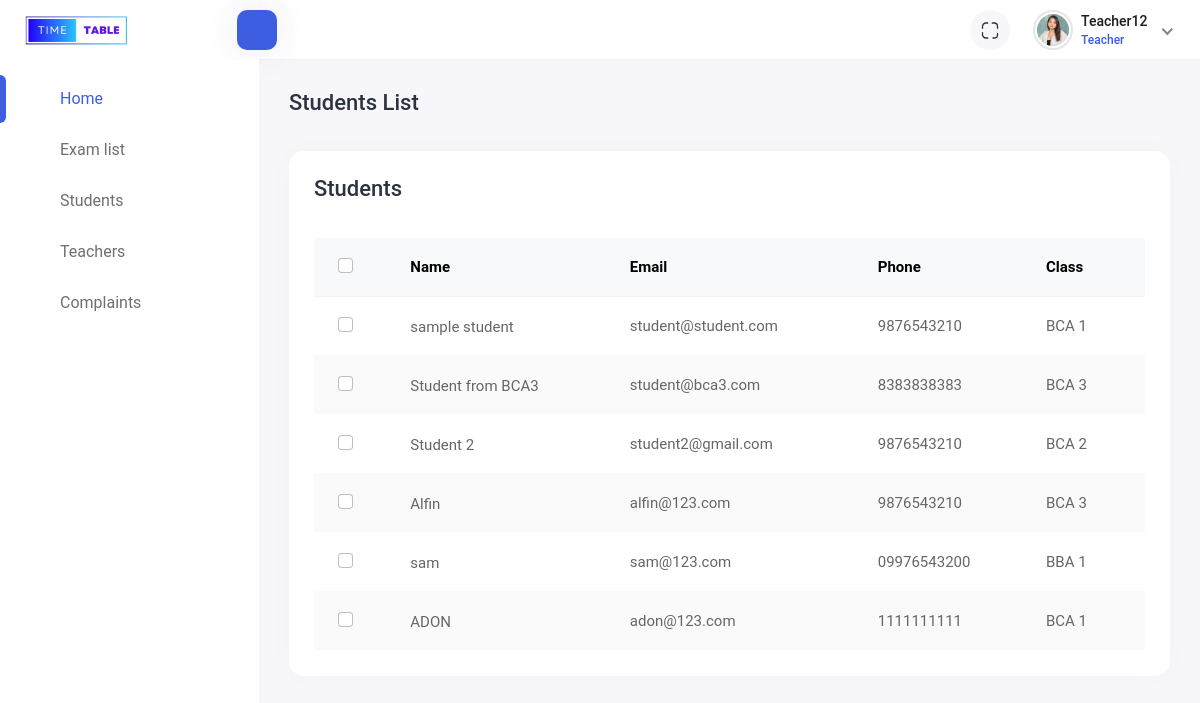
Screenshot of /teacher/students.php (signed in) with the database file from the repository.
### tables this page shows
CREATE TABLE `tbl_student` (
  `stud_id` int(11) NOT NULL,
  `name` varchar(50) NOT NULL,
  `email` varchar(50) NOT NULL,
  `phone` varchar(50) NOT NULL,
  `class` int(11) NOT NULL,
  `pass` varchar(50) NOT NULL,
  `batch` varchar(30) NOT NULL,
  `regno` varchar(30) NOT NULL,
  `sts` int(11) NOT NULL
);

CREATE TABLE `tbl_class` (
  `cls_id` int(11) NOT NULL,
  `name` varchar(50) NOT NULL
);

### dbcon.php (called while the page is built)
<?php
function dbset($sql,$options)
{
    $con=mysqli_connect("localhost","root","","timetable");
    if($con)
    {
        $qry=mysqli_query($con,$sql);
        if($options==1)
        {
            return $qry;
        }
        elseif($options==2)
        {
            $row=mysqli_num_rows($qry);
            return $row;
        }
        elseif($options==3)
        {
            $rlt=mysqli_fetch_array($qry,MYSQLI_NUM);
            return $rlt;
        }
        elseif($options==4)
        {
            $rlt=mysqli_fetch_array($qry);
            return $rlt;
        }
        else
        {
            return mysqli_error($con);
        }
    }
}
?>

### teacher/students.php (the view, shortened to what this page needs)
<?php
require('header.php');
?>
<div class="page-wrapper">
    <div class="content container-fluid">
        <div class="page-header">
            <div class="row">
                <div class="col-sm-12">
                    <div class="page-sub-header">
                        <h3 class="page-title">Students List</h3>
                    </div>
                </div>
            </div>
        </div>
        <div class="row">
            <div class="col-sm-12">
                <div class="card card-table comman-shadow">
                    <div class="card-body">
                        <div class="page-header">
                            <div class="row align-items-center">
                                <div class="col">
                                    <h3 class="page-title">Students</h3>
                                </div>
                            </div>
                        </div>
                        <div class="table-responsive">
                            <table class="table border-0 star-student table-hover table-center mb-0 table-striped">
                                <thead class="student-thread">
                                    <tr>
                                        <th>
                                            <div class="form-check check-tables">
                                                <input class="form-check-input" type="checkbox" value="something">
                                            </div>
                                        </th>
                                        <th>Name</th>
                                        <th>Email</th>
                                        <th>Phone</th>
                                        <th>Class</th>
                                    </tr>
                                </thead>
                                <tbody>
                                    <?php
                                    $sql = "SELECT *  FROM `tbl_student` ";
                                    $rlt = dbset($sql, 1);
                                    while ($row = mysqli_fetch_array($rlt)) {
                                    ?>
                                        <tr>
                                            <td>
                                                <div class="form-check check-tables">
                                                    <input class="form-check-input" type="checkbox" value="something">
                                                </div>
                                            </td>
                                            <td>
                                                <h2 class="table-avatar">
                                                    <a href="student-details.html"><?php echo $row[1] ?></a>
                                                </h2>
                                            </td>
                                            <td><?php echo $row[2] ?></td>
                                            <td><?php echo $row[3] ?></td>
                                            <td>
                                                <?php $sql2 = "SELECT * FROM `tbl_class` WHERE `cls_id` = $row[class]";
                                                $sub = dbset($sql2, 3);
                                                echo $sub[1];
                                                ?>
                                            </td>
                                        </tr>
                                    <?php } ?>
                                </tbody>
                            </table>
                        </div>
                    </div>
                </div>
            </div>
        </div>
    </div>
</div>
</div>
</body>
</html>

### teacher/header.php (shortened to what this page needs)
<?php
include "../dbcon.php";
$name = $_SESSION['tname'];
?>
<!DOCTYPE html>
<html lang="en">
<head>
    <link rel="stylesheet" href="assets/plugins/bootstrap/css/bootstrap.min.css" />
    <link rel="stylesheet" href="assets/plugins/feather/feather.css" />
    <link rel="stylesheet" href="assets/plugins/icons/flags/flags.css" />
    <link rel="stylesheet" href="assets/plugins/fontawesome/css/fontawesome.min.css" />
    <link rel="stylesheet" href="assets/plugins/fontawesome/css/all.min.css" />
    <link rel="stylesheet" href="assets/plugins/simple-calendar/simple-calendar.css" />
    <link rel="stylesheet" href="assets/css/style.css" />
</head>
<body>
    <div class="main-wrapper">
        <div class="header">
            <div class="header-left">
                <a href="index.php" class="logo">
                    <img src="assets/img/logo tt.jpg" alt="Logo" />
                </a>
            </div>
            <div class="menu-toggle">
                <a href="javascript:void(0);" id="toggle_btn">
                    <i class="fas fa-bars"></i>
                </a>
            </div>
            <ul class="nav user-menu">
                <li class="nav-item zoom-screen me-2">
                    <a href="#" class="nav-link header-nav-list">
                        <img src="assets/img/icons/header-icon-04.svg" alt />
                    </a>
                </li>
                <li class="nav-item dropdown has-arrow new-user-menus">
                    <a href="#" class="dropdown-toggle nav-link" data-bs-toggle="dropdown">
                        <span class="user-img">
                            <img class="rounded-circle" src="assets/img/profiles/avatar-01.jpg" width="31" alt="Ryan Taylor" />
                            <div class="user-text">
                                <h6><?php echo $name ?></h6>
                                <p class="text-muted mb-0">Teacher</p>
                            </div>
                        </span>
                    </a>
                </li>
            </ul>
        </div>
        <div class="sidebar" id="sidebar">
            <div class="sidebar-inner slimscroll">
                <div id="sidebar-menu" class="sidebar-menu">
                    <ul>
                        <li class="active">
                            <a href="index.php"><i class="fas fa-home"></i>
                                <span>Home</span></a>
                        </li>
                        <li>
                            <a href="exam.php"><i class="fas fa-clipboard-list"></i>
                                <span>Exam list</span></a>
                        </li>
                        <li>
                            <a href="students.php"><i class="fas fa-clipboard-list"></i>
                                <span>Students</span></a>
                        </li>
                        <li>
                            <a href="teachers.php"><i class="fas fa-clipboard-list"></i>
                                <span>Teachers</span></a>
                        </li>
                        <li>
                            <a href="complaint.php"><i class="fas fa-columns"></i> <span>Complaints</span></a>
                        </li>
                    </ul>
                </div>
            </div>
        </div>

### rows the page displays
tbl_student: name "sample student", email "student@student.com", phone "9876543210", tbl_class.name "BCA 1"
tbl_student: name "Student from BCA3", email "student@bca3.com", phone "8383838383", tbl_class.name "BCA 3"
tbl_student: name "Student 2", email "student2@gmail.com", phone "9876543210", tbl_class.name "BCA 2"
tbl_student: name "Alfin", email "alfin@123.com", phone "9876543210", tbl_class.name "BCA 3"
tbl_student: name "sam", email "sam@123.com", phone "09976543200", tbl_class.name "BBA 1"
tbl_student: name "ADON", email "adon@123.com", phone "1111111111", tbl_class.name "BCA 1"

### other values shown
$name "Teacher12"
